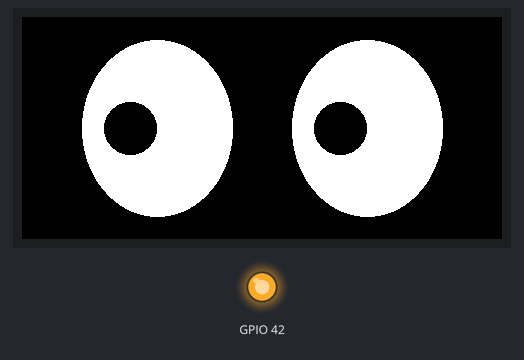
This sketch was run on a simulated ESP32. Shown: 480×222 colour display, output pins drawn as LEDs (lit = HIGH).

Above: at 0.72 s.
At 4.6 s:
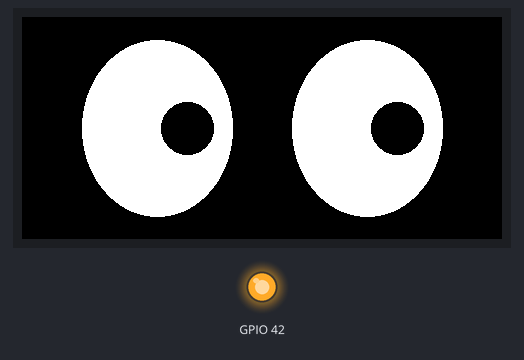
At 8.81 s:
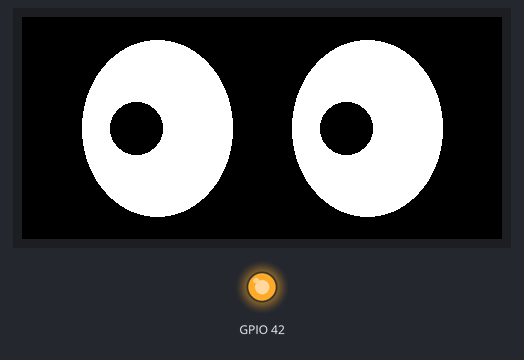
At 13.0 s:
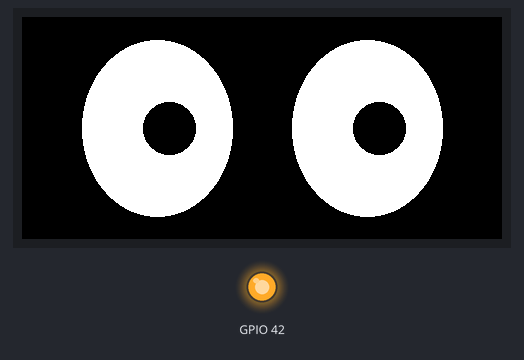
At 21.38 s:
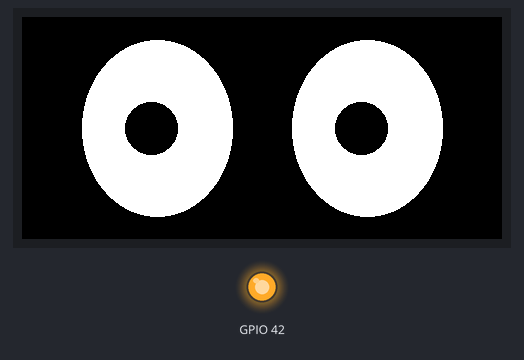
At 38.2 s:
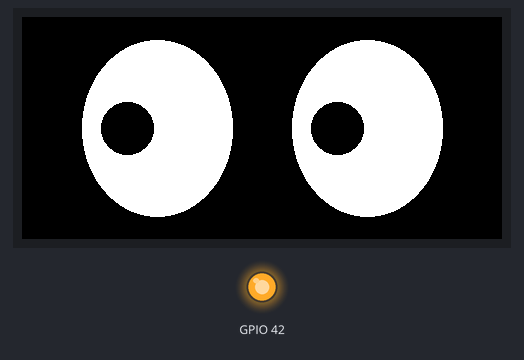

The sketch:

RobotEyes_Pager.ino
```cpp
#include <Arduino.h>
#include <LovyanGFX.hpp>

class PagerDisplay : public lgfx::LGFX_Device {
  lgfx::Panel_ST7796 _panel;
  lgfx::Bus_SPI _bus;

public:
  PagerDisplay() {
    {
      auto cfg = _bus.config();
      cfg.spi_host = SPI2_HOST;
      cfg.spi_mode = 0;
      cfg.freq_write = 40000000;
      cfg.freq_read = 16000000;
      cfg.spi_3wire = true;
      cfg.use_lock = true;
      cfg.dma_channel = SPI_DMA_CH_AUTO;
      cfg.pin_sclk = 35;
      cfg.pin_mosi = 34;
      cfg.pin_miso = 33;
      cfg.pin_dc = 37;
      _bus.config(cfg);
      _panel.setBus(&_bus);
    }

    {
      auto cfg = _panel.config();
      cfg.pin_cs = 38;
      cfg.pin_rst = -1;
      cfg.pin_busy = -1;
      cfg.panel_width = 222;
      cfg.panel_height = 480;
      cfg.memory_width = 320;
      cfg.memory_height = 480;
      cfg.offset_x = 49;
      cfg.offset_y = 0;
      cfg.readable = false;
      cfg.invert = true;
      cfg.rgb_order = false;
      _panel.config(cfg);
    }

    setPanel(&_panel);
  }
};

PagerDisplay display;

void zeichneAugen(int blick) {
  display.fillScreen(TFT_BLACK);

  const int mitteY = display.height() / 2;
  const int mitteX = display.width() / 2;

  const int augeLinks = mitteX - 105;
  const int augeRechts = mitteX + 105;

  // Zwei weisse Augen
  display.fillEllipse(augeLinks, mitteY, 75, 88, TFT_WHITE);
  display.fillEllipse(augeRechts, mitteY, 75, 88, TFT_WHITE);

  // Zwei schwarze Pupillen
  display.fillCircle(augeLinks + blick, mitteY, 26, TFT_BLACK);
  display.fillCircle(augeRechts + blick, mitteY, 26, TFT_BLACK);
}

void setup() {
  pinMode(42, OUTPUT);
  digitalWrite(42, HIGH);

  display.init();
  display.setRotation(1);
  display.fillScreen(TFT_BLACK);
}

void loop() {
  for (int x = -30; x <= 30; x += 3) {
    zeichneAugen(x);
    delay(45);
  }

  delay(500);

  for (int x = 30; x >= -30; x -= 3) {
    zeichneAugen(x);
    delay(45);
  }

  delay(500);
}
```

Measured:
- what the display in image 1 shows lasts 0.9 s, from 4.5 s to 5.4 s
